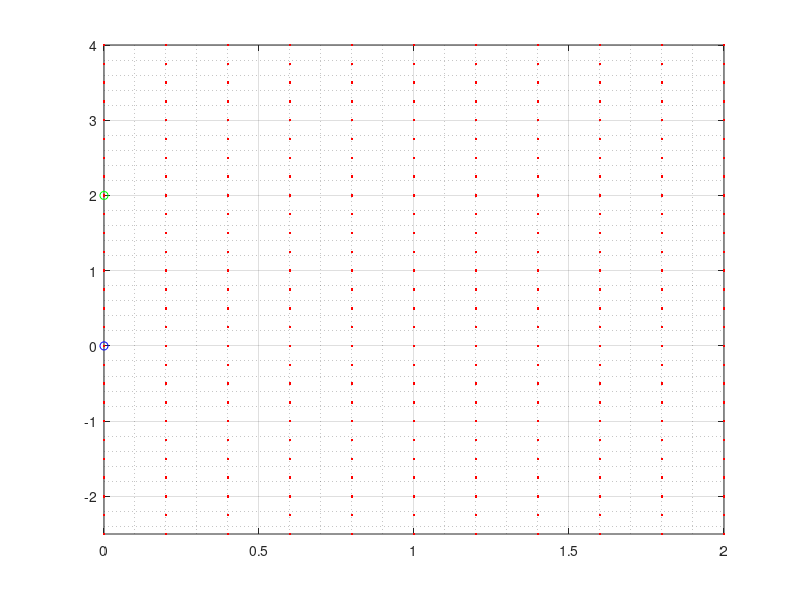

Here is the MATLAB script that generated this plot: (Note: this script raises an error after producing the figure.)
clear all; clc
T=2;
f = @(t,y) -y+sin(t)+cos(t);
% Su solucion con y(0) = 0 es : y(t) = sin(t);

xint=0:0.2:2;
yint=-2.5:0.25:4;

figure

plot(0,sin(0),'bo');
hold on
plot(0,2,'go');
axis([0 2 -2.5 4]);
grid on; grid minor;
waitforbuttonpress % hay que hacer clic sobre la figura para continuar.
plot(xint'*ones(size(yint)),ones(size(xint'))*yint,'r.');
% puntos en color rojo donde mostramos las pendientes o derivadas
hold off
waitforbuttonpress
dirfield(f,xint,yint); hold on
% dirfield es una programacion en matlab y la copie para octave, grafica los
% pendientes de la funcion solucion de la ODE en cada punto.
waitforbuttonpress
tv=linspace(0,T,50);
for i=1:length(tv)
  plot(tv(1:i),sin(tv(1:i)),'k');
  % graficamos la solucion en color negro
  hold on
  % cuando y(0) = 2 la solucion es: y=sin(t)+C/exp(t).
  % la graficamos en color azul
  plot(tv(1:i),sin(tv(1:i))+2*exp(-tv(1:i)),'b');
  pause(0.1)
end
